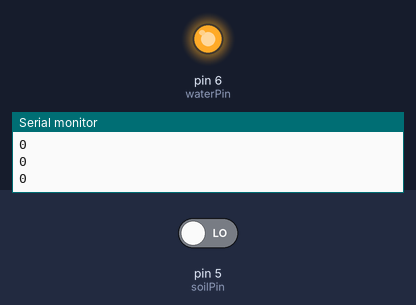
A sketch run on a simulated Arduino Uno, built with avr-gcc and run on an emulated ATmega328P. Parts: output pins drawn as LEDs (lit = HIGH), the last lines printed to the serial monitor. Inputs (shaded band) come from the test bench; at power-on: pin 5 (soilPin) LOW.

Above: at 1.6 s.
1.7 s: pin 5 (soilPin) driven HIGH
At 3.1 s:
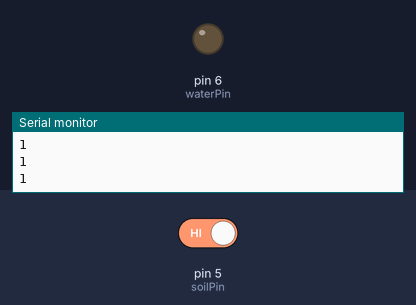
3.5 s: pin 5 (soilPin) driven LOW
At 4.4 s:
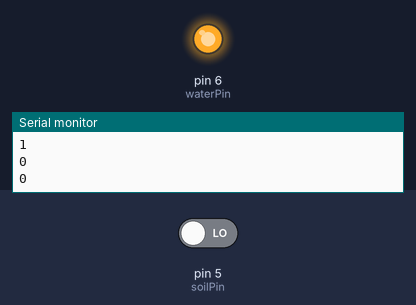
Timing chart, 0 to 6.5 s (numbered marks = the images above; inputs shaded):
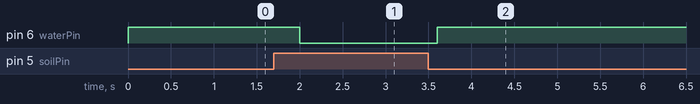

The sketch:

WateringSystem.ino
```cpp
int soilPin = 5; // Pin sensor tanah
int waterPin = 6; // Pin unit pompa air

void setup() {
  pinMode(soilPin, INPUT); // Menetapkan pin untuk menerima input dari sensor tanah
  pinMode(waterPin, OUTPUT); // Menetapkan pin untuk memerintah relay

  // Inisialisasi komunikasi serial (DEBUGGING)
  Serial.begin(9600);
}

void loop() {
  // Mengecek apakah tanah kaya akan air
  int isWaterRich = digitalRead(soilPin);

  // Mengirim status air (DEBUGGING)
  Serial.println(isWaterRich);

  // Mengirim perintah ke relay.
  // Jika ada air dalam tanah, tidak perlu menyalakan pompa melalui relay,
  // Jika tidak ada air, maka pompa dinyalakan melalui relay
  digitalWrite(waterPin, isWaterRich == HIGH ? LOW : HIGH);

  // Delay 400 milidetik atau 0.4 detik
  delay(400);
}
```

Measured:
- after the input at 1.7 s, pin 6 (waterPin): HIGH → LOW after 0.30 s
- after the input at 3.5 s, pin 6 (waterPin): LOW → HIGH after 0.10 s
